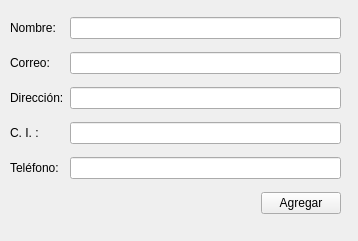
<?xml version="1.0" encoding="UTF-8"?>
<ui version="4.0">
 <class>registerclient</class>
 <widget class="QWidget" name="registerclient">
  <property name="geometry">
   <rect>
    <x>0</x>
    <y>0</y>
    <width>358</width>
    <height>241</height>
   </rect>
  </property>
  <property name="windowTitle">
   <string>Form</string>
  </property>
  <widget class="QWidget" name="gridLayoutWidget">
   <property name="geometry">
    <rect>
     <x>10</x>
     <y>10</y>
     <width>331</width>
     <height>211</height>
    </rect>
   </property>
   <layout class="QGridLayout" name="gridLayout">
    <item row="4" column="1">
     <widget class="QLineEdit" name="txt_telefono"/>
    </item>
    <item row="4" column="0">
     <widget class="QLabel" name="label_5">
      <property name="text">
       <string>Teléfono:</string>
      </property>
     </widget>
    </item>
    <item row="0" column="1">
     <widget class="QLineEdit" name="txt_nCliente"/>
    </item>
    <item row="2" column="1">
     <widget class="QLineEdit" name="txt_direccion"/>
    </item>
    <item row="3" column="0">
     <widget class="QLabel" name="label_4">
      <property name="text">
       <string>C. I. :</string>
      </property>
     </widget>
    </item>
    <item row="2" column="0">
     <widget class="QLabel" name="label_3">
      <property name="text">
       <string>Dirección:</string>
      </property>
     </widget>
    </item>
    <item row="1" column="1">
     <widget class="QLineEdit" name="txt_correo"/>
    </item>
    <item row="1" column="0">
     <widget class="QLabel" name="label_2">
      <property name="text">
       <string>Correo:</string>
      </property>
     </widget>
    </item>
    <item row="0" column="0">
     <widget class="QLabel" name="label">
      <property name="text">
       <string>Nombre:</string>
      </property>
     </widget>
    </item>
    <item row="3" column="1">
     <widget class="QLineEdit" name="txt_id"/>
    </item>
    <item row="5" column="1" alignment="Qt::AlignRight">
     <widget class="QPushButton" name="btn_addclient">
      <property name="maximumSize">
       <size>
        <width>100</width>
        <height>16777215</height>
       </size>
      </property>
      <property name="text">
       <string>Agregar</string>
      </property>
     </widget>
    </item>
   </layout>
  </widget>
 </widget>
 <resources/>
 <connections/>
</ui>
